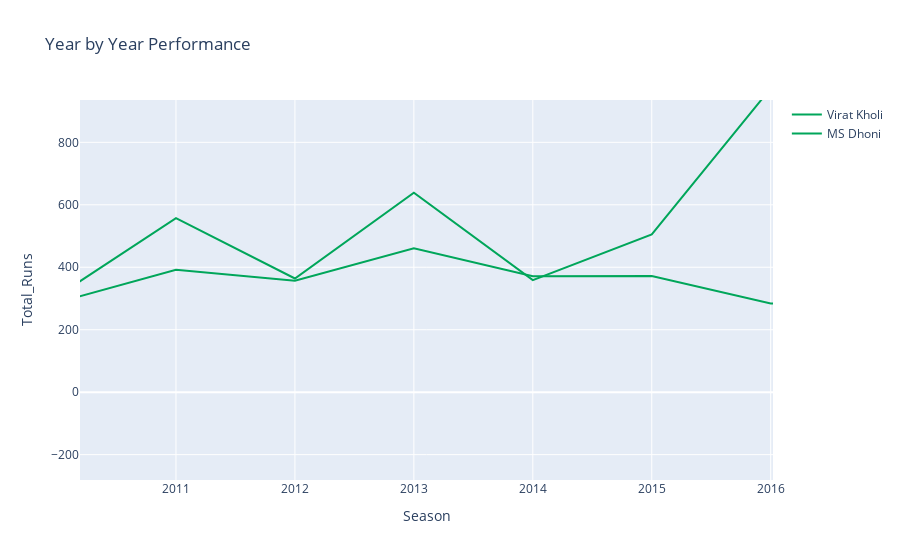

The cell this chart's notebook holds for it:
### Code cell
trace=go.Scatter(x=performance['season'], y=performance['batsman_runs'], mode='lines', marker={'color': '#00a65a'}, name='Virat Kholi')

trace1=go.Scatter(x=performance1['season'], y=performance1['batsman_runs'], mode='lines', marker={'color': '#00a65a'}, name='MS Dhoni')


data=[trace, trace1]
layout=go.Layout(title='Year by Year Performance',
                xaxis={'title': 'Season'},
                yaxis={'title': 'Total_Runs'})
fig= go.Figure(data=data, layout=layout)
fig.show()

### Figure 1 — Plotly figure (JSON) as saved in the notebook; plotly's stock layout.template omitted (floating-point values rounded to 4 significant figures)
{"data": [{"marker": {"color": "#00a65a"}, "mode": "lines", "name": "Virat Kholi", "type": "scatter", "x": [2008, 2009, 2010, 2011, 2012, 2013, 2014, 2015, 2016, 2017], "y": [165, 246, 307, 557, 364, 639, 359, 505, 973, 308]}, {"marker": {"color": "#00a65a"}, "mode": "lines", "name": "MS Dhoni", "type": "scatter", "x": [2008, 2009, 2010, 2011, 2012, 2013, 2014, 2015, 2016, 2017], "y": [414, 332, 287, 392, 357, 461, 371, 372, 284, 290]}], "layout": {"autosize": true, "title": {"text": "Year by Year Performance"}, "xaxis": {"autorange": false, "range": [2010.0, 2016.0], "title": {"text": "Season"}, "type": "linear"}, "yaxis": {"autorange": false, "range": [-281.2, 935.5], "title": {"text": "Total_Runs"}, "type": "linear"}}}
